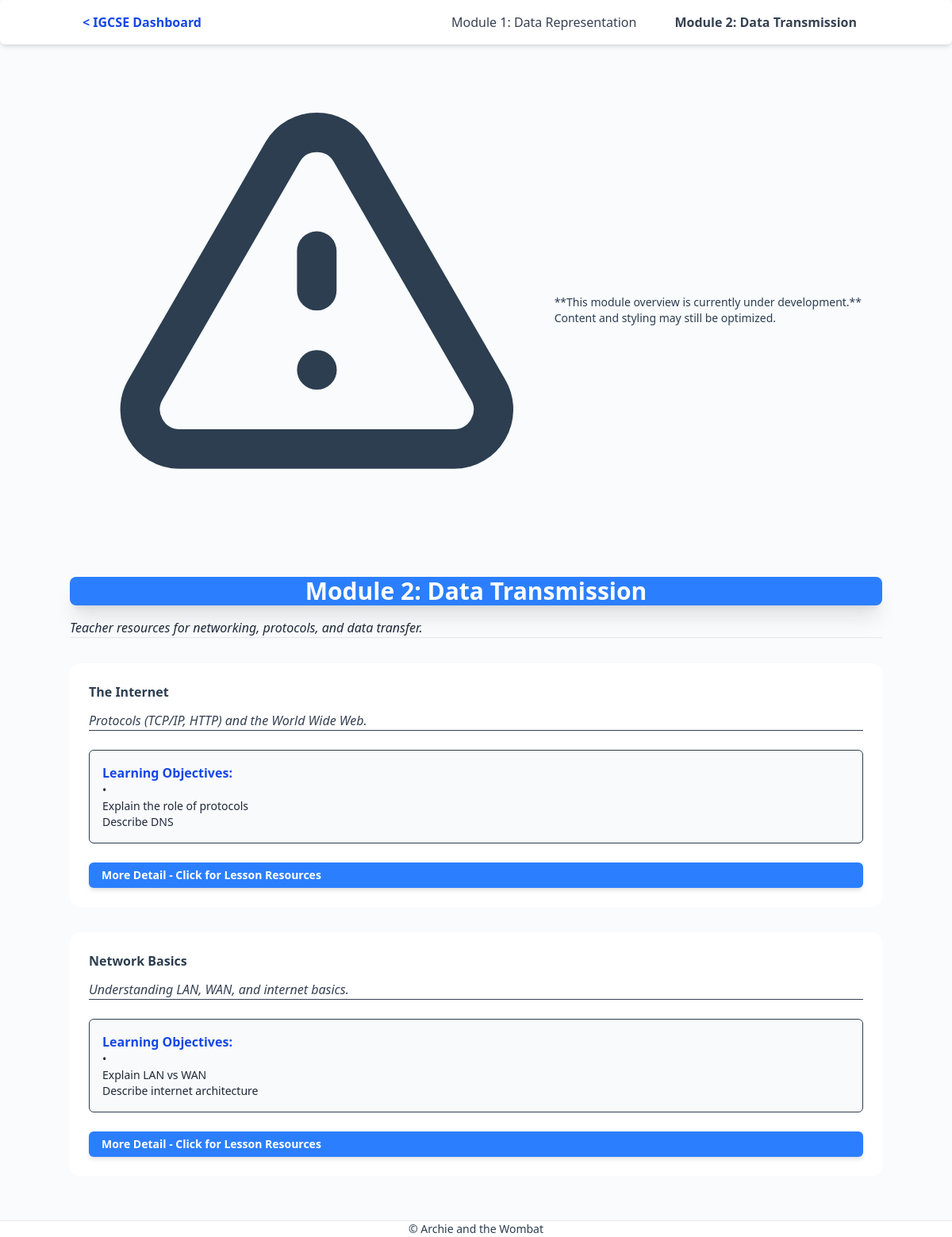
The app's page /igcse/module/module-2-data-transmission/ with its own data.
### cam_igcse/models.py (models this page shows, shortened)
class Module(models.Model):
    name = models.CharField(max_length=255)
    slug = models.SlugField(unique=True, blank=True)
    description = models.TextField(blank=True)
    order = models.PositiveIntegerField(default=1)
    class Meta:
        ordering = ['order']

class Topic(models.Model):
    module = models.ForeignKey(Module, related_name='topics', on_delete=models.CASCADE)
    title = models.CharField(max_length=255)
    slug = models.SlugField(unique=True, blank=True)
    short_description = models.TextField(blank=True)
    order = models.PositiveIntegerField(default=1)
    is_free = models.BooleanField(default=False)
    learning_objectives = models.TextField(blank=True)
    syllabus_snapshot = models.TextField(blank=True)
    spark_question = models.TextField(blank=True)
    teacher_presentation = models.TextField(blank=True)
    personalisation_secure = models.TextField(blank=True)
    personalisation_foundation = models.TextField(blank=True)
    personalisation_support = models.TextField(blank=True)
    class Meta:
        ordering = ['order']

### cam_igcse/views.py (the view)
# urls.py: path('module/<slug:module_slug>/', ModuleDetailView.as_view(), name='module_detail'),
class ModuleDetailView(View):
    def get(self, request, module_slug, *args, **kwargs):
        module = get_object_or_404(
            Module.objects.prefetch_related('topics'),
            slug=module_slug
        )
        all_modules_data = get_all_modules_with_topics()
        context = {
            'module': module,
            'all_modules': all_modules_data, # for navbar
        }
        return render(request, 'learning/module_detail.html', context)

### cam_igcse/templatetags/custom_filters.py (called while the page is built)
@register.filter
def linebreaks_to_bulleted_text(value):
    if not value:
        return ""
    bullet_prefix = '<p class="pl-4 text-sm">•&nbsp;'
    bullet_suffix = '</p>'
    lines = value.splitlines()
    bulleted_items = [f"{bullet_prefix}{line.strip()}{bullet_suffix}" for line in lines if line.strip()]
    return mark_safe('\n'.join(bulleted_items))

### cam_igcse/views.py (called while the page is built)
def get_all_modules_with_topics():
    topics_prefetch = Prefetch(
        'topics',
        queryset=Topic.objects.all().order_by('order'),
        to_attr='topic_list' # Stores topics in 'topic_list' attribute
    )
    return Module.objects.all().prefetch_related(topics_prefetch).order_by('order')

### templates/learning/module_detail.html (shortened to what this page needs)
{% extends "learning/learning_base.html" %}
{% load static %}
{% load exercise_filters %}
{% load custom_filters %}
{% block content %}
<div class="mb-6 p-3 bg-yellow-100 border-l-4 border-yellow-500 rounded-md">
    <div class="flex items-center">
        <p class="text-sm font-medium text-yellow-800">
            **This module overview is currently under development.** Content and styling may still be optimized.
        </p>
    </div>
</div>
<section class="module-header mb-8 pb-6 border-b border-gray-200">
    <div class="py-4 px-6 sm:py-6 sm:px-8 bg-blue-500 border-b-4 border-blue-700 rounded-lg shadow-xl text-center">
        <h1 class="text-3xl sm:text-4xl lg:text-4xl font-extrabold tracking-tight text-white mb-0">
            {{ module.name }}
        </h1>
    </div>
    <p class="text-lg sm:text-xl text-gray-800 italic mt-4">
        {{ module.description }}
    </p>
</section>
<section class="module-content mt-4">
    {% for topic in module.topics.all %}
        <div class="topic-card p-6 bg-white border-l-4 border-green-500 rounded-xl shadow-lg hover:shadow-xl transition duration-300 mb-8">
            <div class="flex justify-between items-start mb-3">
                <div class="flex-grow">
                    <h3 class="text-2xl font-bold text-gray-900 mb-1">{{ topic.title }}</h3>
                </div>
            </div>
            <p class="text-base text-gray-700 italic mb-6 border-b pb-4 border-gray-100">
                {{ topic.short_description }}
            </p>
            <div class="objectives p-4 bg-gray-50 border border-gray-100 rounded-md mb-6">
                <h4 class="font-bold text-base text-blue-700 mb-2">Learning Objectives:</h4>
                {% if topic.learning_objectives %}
                    <div class="text-sm text-gray-800 pt-2">
                        {{ topic.learning_objectives|linebreaks_to_bulleted_text }}
                    </div>
                {% else %}
                    <p class="text-gray-500 text-sm">Learning objectives not yet detailed.</p>
                {% endif %}
            </div>
            <div class="text-left">
                <a href="{% url 'cam_igcse:topic_detail' module.slug topic.slug %}"
                   class="inline-flex items-center w-full
                          px-4 py-1.5
                          bg-blue-500 hover:bg-blue-600
                          text-white font-semibold
                          rounded-md transition duration-300 shadow-md
                          text-sm">
                    More Detail - Click for Lesson Resources
                </a>
            </div>
        </div>
    {% endfor %}
</section>
{% endblock %}

### templates/learning/learning_base.html (shortened to what this page needs)
{% load static %}
<!DOCTYPE html>
<html lang="en">
<head>
    <link rel="stylesheet" href="{% static 'css/tailwind.css' %}">
    <link rel="stylesheet" href="{% static 'css/educator_dashboard.css' %}">
</head>
<body class="bg-gray-50 text-gray-800">
    <nav class="module-navbar bg-white shadow-md rounded-md">
        <div class="container mx-auto flex justify-between items-center p-4">
            <a href="{% url 'cam_igcse:dashboard' %}" class="nav-brand font-bold text-blue-700 flex items-center">
                < IGCSE Dashboard
            </a>
            <ul class="nav-links hidden md:flex gap-1">
                {% for m in all_modules %}
                    <li class="nav-item relative group">
                        <a href="{% url 'cam_igcse:module_detail' m.slug %}"
                           class="px-4 py-2 rounded-lg text-gray-700 hover:bg-blue-500 hover:text-white transition duration-150
                           {% if module and m.slug == module.slug %}bg-blue-100 text-blue-700 font-bold{% endif %}">
                            {{ m.name }}
                        </a>
                    </li>
                {% endfor %}
            </ul>
        </div>
    </nav>
    <main id="igcse-main-dashboard" class="py-6">
        <div class="container mx-auto">
            {% block content %}{% endblock %}
        </div>
    </main>
<footer class="site-footer mt-12 py-4 border-t border-gray-200 bg-white text-center text-gray-500 text-sm">
        © Archie and the Wombat
    </footer>
</body>
</html>

### static/css/educator_dashboard.css (style rules this page uses)
:root { --pro-blue: #3A8DFF; --pro-text: #2C3E50; --pro-light-bg: #F9FBFD; --brand-red: #E60000; --brand-blue: #4a90e2; }
body { background-color: var(--pro-light-bg); color: var(--pro-text); }
*, *::before, *::after { box-sizing: border-box; }
#igcse-main-dashboard { width: 100%; max-width: 1200px; margin-left: auto; margin-right: auto; padding-left: 30px !important; padding-right: 30px !important; overflow-x: hidden; }
.module-navbar { height: 40px !important; min-height: 40px !important; background-color: #fff; border-radius: 8px; box-shadow: 0 4px 12px rgba(0,0,0,0.08); position: sticky; top: 0; z-index: 50; margin-bottom: 15px; padding: 0 !important; }
.nav-brand { display: flex !important; align-items: center !important; font-weight: 600; color: var(--pro-blue); font-size: 0.9rem !important; text-decoration: none; transition: color 0.2s; }
.nav-links { display: none !important; list-style: none; padding: 0 !important; margin: 0 !important; }
.nav-links li { display: inline-block !important; margin-left: 0.75rem; }
.nav-links a { padding: 0.3rem 0.6rem !important; border-radius: 4px; text-decoration: none; color: var(--pro-text); font-weight: 500; font-size: 0.9rem; }
@media (min-width: 768px) { .nav-links { position: static !important; display: flex !important; align-items: center !important; background-color: transparent !important; box-shadow: none !important; } }

### records on screen
Module: name "Module 1: Data Representation"
Module: name "Module 2: Data Transmission", description "Teacher resources for networking, protocols, and data transfer."
Topic: title "The Internet", short_description "Protocols (TCP/IP, HTTP) and the World Wide Web.", learning_objectives "• Explain the role of protocols Describe DNS"
Topic: title "Network Basics", short_description "Understanding LAN, WAN, and internet basics.", learning_objectives "• Explain LAN vs WAN Describe internet architecture"
